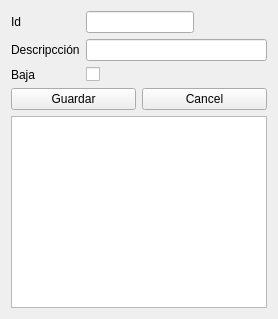
<?xml version="1.0" encoding="UTF-8"?>
<ui version="4.0">
 <class>TareaForm</class>
 
 <!-- Ventana con centralizado -->
  <widget class="QWidget" name="centralWidget">
   <layout class="QVBoxLayout" name="main_layout">


    <!-- Formulario -->
    <!-- Id -->
    <item>
    <layout class="QFormLayout" name="formLayout">
        
     <item row="0" column="0">
      <widget class="QLabel" name="label_id">
       <property name="text">
        <string>Id</string>
       </property>
       
       <property name="sizePolicy">
        <sizepolicy hsizetype="Fixed" vsizetype="Preferred">
         <horstretch>1</horstretch>
         <verstretch>1</verstretch>
        </sizepolicy>
       </property>

      </widget>
     </item>
     
     <item row="0" column="1">
      <widget class="QLineEdit" name="entry_id">

       <property name="sizePolicy">
        <sizepolicy hsizetype="Fixed" vsizetype="Preferred">
         <horstretch>1</horstretch>
         <verstretch>1</verstretch>
        </sizepolicy>
       </property>

      </widget>
     </item>
    

    <!-- Descripcción -->
     <item row="1" column="0">
      <widget class="QLabel" name="label_description">
       <property name="text">
        <string>Descripcción</string>
       </property>
      </widget>
     </item>
     
     <item row="1" column="1">
      <widget class="QLineEdit" name="entry_description">
      </widget>
     </item>
    

    <!-- Baja Checkbox -->
     <item row="2" column="0">
      <widget class="QLabel" name="label_soft_delete">
       <property name="text">
        <string>Baja</string>
       </property>
      </widget>
     </item>
     
     <item row="2" column="1">
      <widget class="QCheckBox" name="checkbox_soft_delete">
      </widget>
     </item>

    </layout>
    </item>
    
    
    <!-- Agragar y actualizar -->
    <item>
    <layout class="QHBoxLayout">
     
     <item>
      <widget class="QPushButton" name="button_save">
       <property name="text">
        <string>Guardar</string>
       </property>
      </widget>
     </item>
     
     <item>
      <widget class="QPushButton" name="button_cancel">
       <property name="text"><string>Cancel</string></property>
      </widget>
     </item>

    </layout>
    </item>
    

    <!-- Tabla -->
    <item>
     <widget class="QTableWidget" name="table"></widget>
      <property name="wordWrap">
       <bool>true</bool>
      </property>
    </item>
    
   </layout>
  </widget> <!-- Central widget para centrar todo -->

 <resources/>
 <connections/>
</ui>
